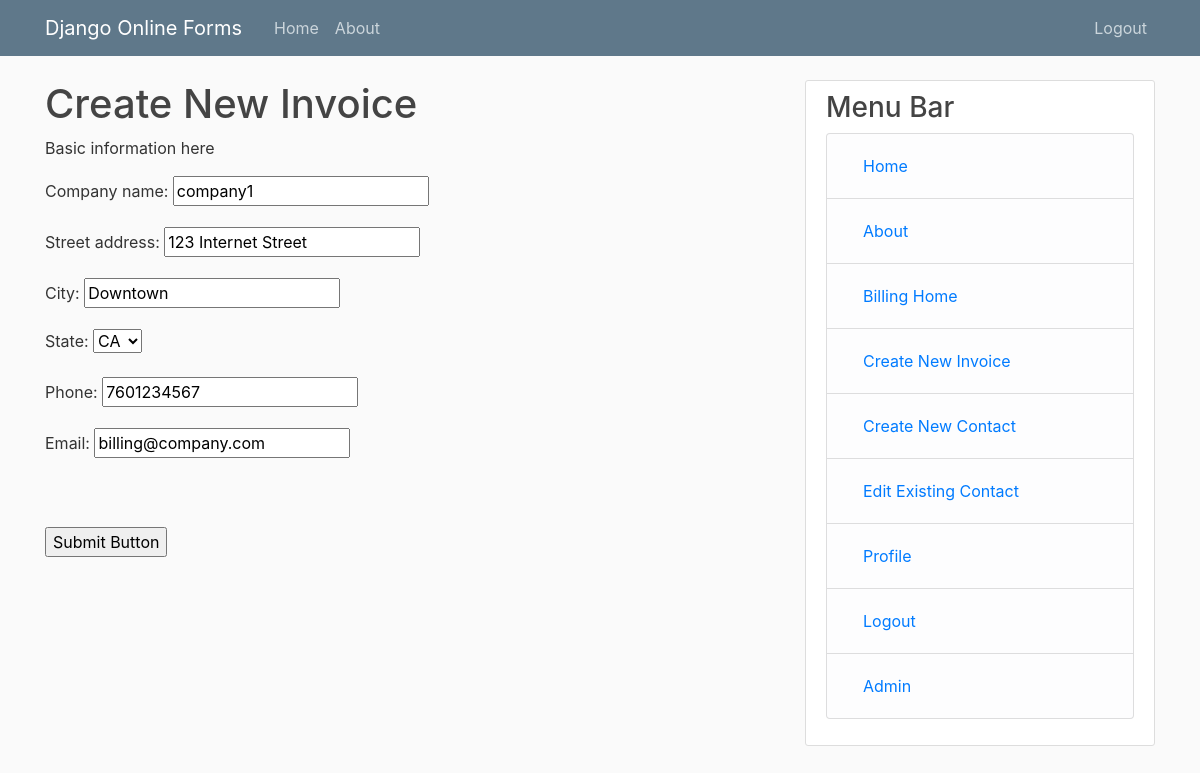
/billing/1/editbillheader/ (signed in), run on the app's committed database.
### billing/models.py (models this page shows)
class BillHeader(models.Model):
    user = models.ForeignKey(User, on_delete = models.CASCADE, related_name = "user")
    date_created = models.DateTimeField(auto_now_add = True)
    date_submitted = models.DateTimeField(auto_now_add = False, null=True) # update when submitted
    submitted = models.BooleanField(default=False) # update when submitted
    company_name = models.CharField(max_length = 100)
    street_address = models.CharField(max_length = 100, default = "123 Internet Street")
    city = models.CharField(max_length = 100, default = "Downtown")
    state = models.CharField(max_length = 2, default = "CA", choices = STATE_CHOICES)
    phone = models.CharField(max_length = 10, default = "7601234567")
    email = models.EmailField(max_length = 100, default = "billing@company.com")

### billing/views.py (the view, shortened to what this page needs)
# urls.py: path('<int:pk>/editbillheader/', views.UpdateBillHeader.as_view(), name = 'editbillheader'),
@method_decorator(login_required, name='dispatch')
class UpdateBillHeader(UpdateView):
    model = BillHeader
    template_name = 'billing/createinvoice.html'
    fields = ['company_name', 'street_address', 'city', 'state', 'phone', 'email']
    success_url = '/'
    def get_context_data(self, **kwargs):
        context = super().get_context_data(**kwargs)
        context['now'] = timezone.now()
        context['title'] = 'Billing Update View'
        return context

### billing/templates/billing/createinvoice.html (shortened to what this page needs)
{% extends "mainapp/base.html" %}
{% block content %}
<h1>Create New Invoice</h1>
<p>Basic information here</p>
<form action="." method="post">
    <table>
        {{ form.as_p }}
    </table>
    <br><br>
    <input type="submit" value="Submit Button">
</form>
{% endblock content %}

### mainapp/static/mainapp/main.css (style rules this page uses)
body { background: #fafafa; color: #333333; margin-top: 5rem; }
h1, h2, h3, h4, h5, h6 { color: #444444; }

### data on the page
BillHeader: company_name "company1", street_address "123 Internet Street", city "Downtown", state "CA", phone "7601234567", email "billing@company.com"
